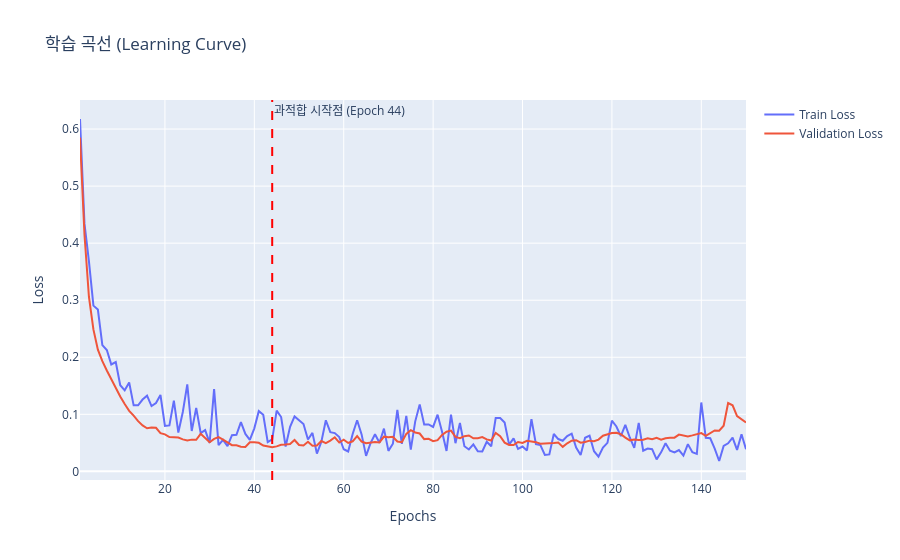

Notebook code cell kept with this figure:
### Code cell
# 학습 곡선 시각화
fig = go.Figure()
epoch_list = list(range(1, 151))
fig.add_trace(go.Scatter(x=epoch_list, y=history['train_loss'], name='Train Loss'))
fig.add_trace(go.Scatter(x=epoch_list, y=history['val_loss'], name='Validation Loss'))

# 과적합 지점 찾기 (검증 손실이 최소인 지점)
overfitting_epoch = np.argmin(history['val_loss']) + 1 # 최솟값이 있는 곳의 인덱스값을 가져와 + 1
min_val_loss = min(history['val_loss'])

# 과적합 지점에 수직선 추가
fig.add_vline(x=overfitting_epoch, line_dash="dash", line_color="red", 
              annotation_text=f"과적합 시작점 (Epoch {overfitting_epoch})",
              annotation_position="top right")

fig.update_layout(title='학습 곡선 (Learning Curve)', xaxis_title='Epochs', yaxis_title='Loss')
fig.show()

### Figure 1 — Plotly figure (JSON) as saved in the notebook; plotly's stock layout.template omitted (floating-point values rounded to 4 significant figures; data arrays with more than 128 entries replaced by an {"elided": "..."} marker saying what was removed)
{"data": [{"name": "Train Loss", "type": "scatter", "x": {"elided": "150 int values"}, "y": {"elided": "150 float values"}}, {"name": "Validation Loss", "type": "scatter", "x": {"elided": "150 int values"}, "y": {"elided": "150 float values"}}], "layout": {"annotations": [{"showarrow": false, "text": "과적합 시작점 (Epoch 44)", "x": 44, "xanchor": "left", "xref": "x", "y": 1, "yanchor": "top", "yref": "y domain"}], "shapes": [{"line": {"color": "red", "dash": "dash"}, "type": "line", "x0": 44, "x1": 44, "xref": "x", "y0": 0, "y1": 1, "yref": "y domain"}], "title": {"text": "학습 곡선 (Learning Curve)"}, "xaxis": {"title": {"text": "Epochs"}}, "yaxis": {"title": {"text": "Loss"}}}}
